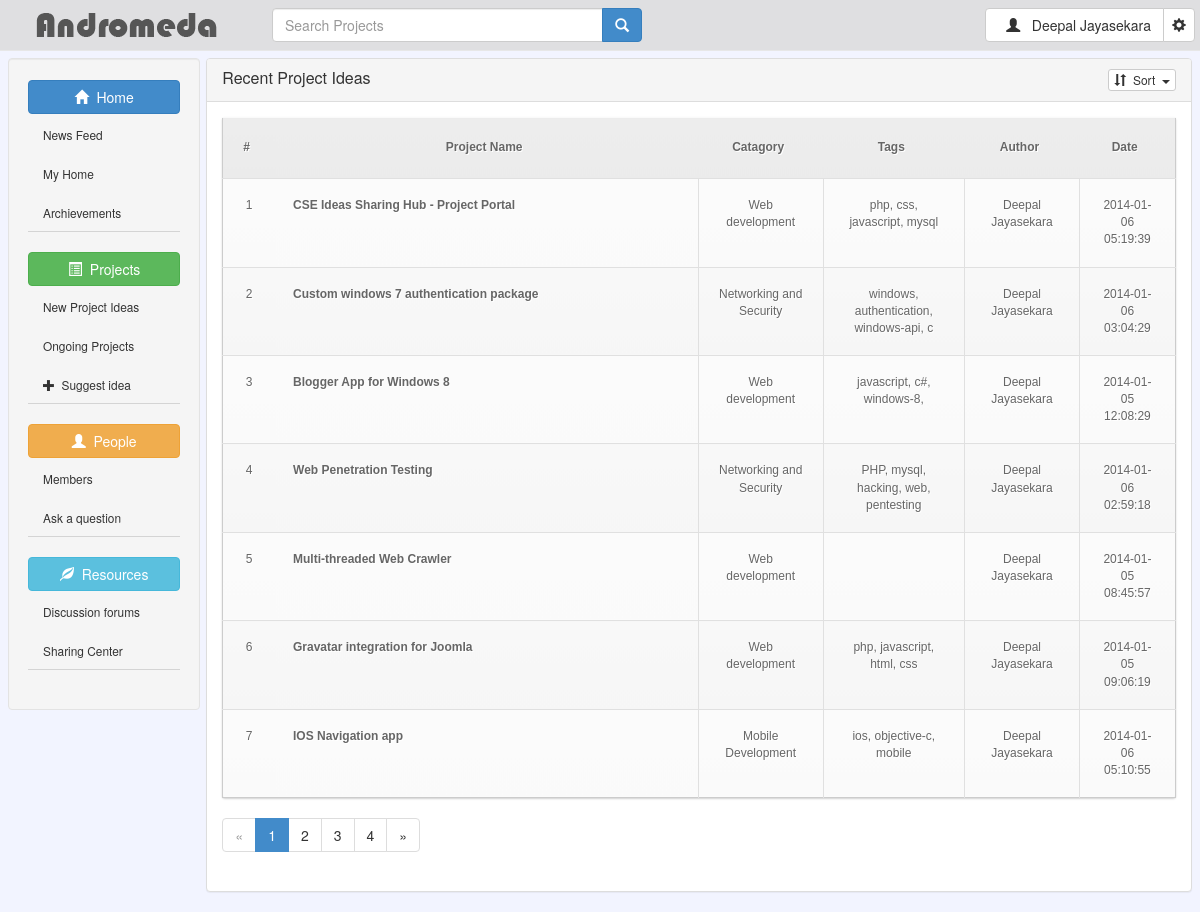
Page /home.php?sort=tr&& (signed in) on the committed database.
### tables this page shows
CREATE TABLE IF NOT EXISTS `projects` (
  `p_id` int(11) NOT NULL AUTO_INCREMENT,
  `p_name` text,
  `p_desc` text,
  `p_catagory` int(11) DEFAULT '0',
  `p_author` int(11) DEFAULT '0',
  `p_mentor` int(11) DEFAULT '0',
  `p_leader` int(11) DEFAULT '0',
  `p_post_date` timestamp NULL DEFAULT NULL,
  `p_state` int(11) DEFAULT '0',
  `p_votes` int(11) NOT NULL DEFAULT '0',
  `p_views` int(11) NOT NULL,
  PRIMARY KEY (`p_id`),
  KEY `p_author` (`p_author`),
  KEY `p_mentor` (`p_mentor`),
  KEY `p_leader` (`p_leader`),
  KEY `p_state` (`p_state`),
  KEY `p_catagory` (`p_catagory`)
);

CREATE TABLE IF NOT EXISTS `catagories` (
  `cat_id` int(11) NOT NULL AUTO_INCREMENT,
  `cat_name` varchar(30) NOT NULL,
  PRIMARY KEY (`cat_id`),
  KEY `cat_id` (`cat_id`)
);

CREATE TABLE IF NOT EXISTS `project_tags` (
  `p_id` int(11) DEFAULT NULL,
  `tag` varchar(30) DEFAULT NULL,
  KEY `p_id` (`p_id`),
  KEY `tag_id` (`tag`)
);

CREATE TABLE IF NOT EXISTS `users` (
  `user_id` int(11) NOT NULL AUTO_INCREMENT,
  `username` varchar(30) DEFAULT NULL,
  `password` varchar(50) DEFAULT NULL,
  `firstname` varchar(30) DEFAULT NULL,
  `lastname` varchar(30) DEFAULT NULL,
  `email` varchar(50) DEFAULT NULL,
  `profile_pic_path` text NOT NULL,
  `timestamp` varchar(20) NOT NULL,
  PRIMARY KEY (`user_id`)
);

### home.php (the view, shortened to what this page needs)
<!doctype html>
<html>
<head>
<link href="css/bootstrap.css" media="screen" rel="stylesheet" type="text/css">
<link href="css/homepage-styles.css" media="screen" rel="stylesheet" type="text/css">
<link href="css/toastr.css" media="screen" rel="stylesheet" type="text/css">
<link href="css/bootstrap.icon-large.css" media="screen" rel="stylesheet" type="text/css">
<link href="css/bootstrap-dialog.css" rel="stylesheet" type="text/css" media="screen">
</head>
<body onLoad="document.getElementById('search-q').focus();">
<div id="header-panel">
  <nav class="navbar navbar-default navbar-fixed-top nav-panel-custom" role="navigation">
  <a class="navbar-brand" href="home.php"><span><img src="images/logo.png"></span></a>
      <form class="navbar-form navbar-left form-inline searchform wide400px" method="get" role="form" action="home.php">
        <div class="input-group">
          <input type="text" class="form-control wide400px" id="search-q" name="search-q" placeholder="Search Projects" value="<?php echo isset($_GET['search-q'])? $_GET['search-q']: "";?>">
          <span class="input-group-btn">
            <button type="submit" class="btn btn-default btn-primary sortlist"><span class="glyphicon glyphicon-search"></span></button>
          </span>
        </div>
    </form>
    <ul class="nav navbar-nav navbar-right">
      <li class="dropdown">
        <form class="navbar-form" action="profile.php">
          <div class="btn-group">
            <button type="submit" class="btn btn-default"> &nbsp;&nbsp<span class="glyphicon glyphicon-user"></span>&nbsp;&nbsp
            <?php
                                    if(isset($_SESSION['login-type'])){
                                    	if($_SESSION['login-type']=='regular'){
											echo $_SESSION['user']['firstname']." ".$_SESSION['user']['lastname'];
										}
										else if($_SESSION['login-type']=='oauth'){
											echo $_SESSION['oauth_user']['name'];
										}
									}
									else{
									}
                                ?>
            </button>
            <button type="button" class="btn btn-default dropdown-toggle" data-toggle="dropdown"> <span class="glyphicon glyphicon-cog"></span> <span class="sr-only">Toggle Dropdown</span> </button>
          </div>
        </form>
      </li>
    </ul>
  </nav>
</div>
<div id="wrapper">
  <div class="row">
    <div id="sidebar" class="col-xs-6 col-sm-3 col-md-3 col-lg-2 sidebar-custom">
      <div class="well">
        <button type="button" class="btn btn-primary btn-block btn-dropdown" data-toggle="collapse" data-target="#home-link"><span class="glyphicon glyphicon-home"></span>&nbsp;&nbsp;Home</button>
        <div id="home-link" class="collapse in">
          <ul class="nav nav-pills nav-stacked list-group collapse-div">
            <li><a class="btn-dropdown-item" href="index.php">News Feed</a></li>
            <li><a class="btn-dropdown-item" href="myhome.php">My Home</a></li>
            <li><a class="btn-dropdown-item" href="viewarch.php">Archievements</a></li>
          </ul>
        </div>
        <button type="button" class="btn btn-success btn-block btn-dropdown" data-toggle="collapse" data-target="#projects"><span class="glyphicon glyphicon-list-alt"></span>&nbsp;&nbsp;Projects</button>
        <div id="projects" class="collapse in">
          <ul class="nav nav-pills nav-stacked list-group collapse-div">
            <li><a class="btn-dropdown-item" href="home.php">New Project Ideas</a></li>
            <li><a class="btn-dropdown-item" href="#">Ongoing Projects</a></li>
            <li><a class="btn-dropdown-item" href="#" data-toggle="modal" data-target="#projectidea"> <span class="glyphicon glyphicon-plus"></span>&nbsp;&nbsp;Suggest idea</a></li>
          </ul>
        </div>
        <button type="button" class="btn btn-warning btn-block btn-dropdown" data-toggle="collapse" data-target="#users-link"><span class="glyphicon glyphicon-user"></span>&nbsp;&nbsp;People</button>
        <div id="users-link" class="collapse in">
          <ul class="nav nav-pills nav-stacked list-group collapse-div">
            <li><a class="btn-dropdown-item" href="members.php">Members</a></li>
            <li><a class="btn-dropdown-item" href="#">Ask a question</a></li>
          </ul>
        </div>
        <button type="button" class="btn btn-info btn-block btn-dropdown custom-color" data-toggle="collapse" data-target="#resources"><span class="glyphicon glyphicon-leaf"></span>&nbsp;&nbsp;Resources</button>
        <div id="resources" class="collapse in">
          <ul class="nav nav-pills nav-stacked list-group collapse-div">
            <li><a class="btn-dropdown-item" href="#">Discussion forums</a></li>
            <li><a class="btn-dropdown-item" href="#">Sharing Center</a></li>
          </ul>
        </div>
      </div>
    </div>
    <div id="project-listing" class="col-xs-12 col-sm-9 col-md-9 col-lg-10 contents-custom">
                    <?php
						$dbcon = new DBConnection();
						$con = $dbcon->connect();
					?>
     <div id="projectlist" class="panel panel-default">
        <div class="panel-heading panel-heading-custom">
        	<div style="float:left">
            	<h2 class="panel-title panel-title-custom">Recent Project Ideas</h2>
            </div>
         	<div class="btn-group sortlist">
          <button type="button" class="btn btn-default btn-xs dropdown-toggle" data-toggle="dropdown"> <span class="glyphicon glyphicon-sort"></span>&nbsp;&nbsp;Sort&nbsp;&nbsp;<span class="caret"></span> </button>
        </div>
        </div>
		<div class="panel-body panel-body-custom">
          <table id="projects-table" class="table-responsive" cellspacing='0'>
            <thead>
              <tr>
                <th>#</th>
                <th>Project Name</th>
                <th>Catagory</th>
                <th>Tags</th>
                <th>Author</th>
                <th>Date</th>
              </tr>
            </thead>
            <tbody>
              <?php
					if(isset($_GET['search-q'])){
						$sq = strip_tags(stripslashes(trim($_GET['search-q'])));
						if(isset($_GET['sort'])){
							if ($_GET['sort']=='mr') {
								if($sq!=""){
									$query = "select p_id,p_desc,p_name,cat_name,firstname,lastname,p_post_date,p_votes,p_views from projects,catagories,users where p_catagory=cat_id and user_id=p_author and p_name like ? union select projects.p_id,p_desc,p_name,cat_name,firstname,lastname,p_post_date,p_votes,p_views from projects,project_tags,catagories,users where p_catagory=cat_id and user_id=p_author and projects.p_id=project_tags.p_id and tag = ? order by p_post_date desc";
								}
								else{
									$query = "select p_id,p_desc,p_name,cat_name,firstname,lastname,p_post_date,p_votes,p_views from projects,catagories,users where p_catagory=cat_id and user_id=p_author order by p_post_date desc";
								}
							}
							if ($_GET['sort']=='tr') {
								if($sq!=""){
									$query = "select p_id,p_desc,p_name,cat_name,firstname,lastname,p_post_date,p_votes,p_views from projects,catagories,users where p_catagory=cat_id and user_id=p_author and p_name like ? union select projects.p_id,p_desc,p_name,cat_name,firstname,lastname,p_post_date,p_votes,p_views from projects,project_tags,catagories,users where p_catagory=cat_id and user_id=p_author and projects.p_id=project_tags.p_id and tag= ? order by p_votes desc";
								}
								else{
									$query = "select p_id,p_desc,p_name,cat_name,firstname,lastname,p_post_date,p_votes,p_views from projects,catagories,users where p_catagory=cat_id and user_id=p_author order by p_votes desc";
								}
							}
							if ($_GET['sort']=='mv') {
								if($sq!=""){
									$query = "select p_id,p_desc,p_name,cat_name,firstname,lastname,p_post_date,p_votes,p_views from projects,catagories,users where p_catagory=cat_id and user_id=p_author and p_name like ? union select projects.p_id,p_desc,p_name,cat_name,firstname,lastname,p_post_date,p_votes,p_views from projects,project_tags,catagories,users where p_catagory=cat_id and user_id=p_author and projects.p_id=project_tags.p_id and tag= ? order by p_views desc";
								}
								else{
									$query = "select p_id,p_desc,p_name,cat_name,firstname,lastname,p_post_date,p_votes,p_views from projects,catagories,users where p_catagory=cat_id and user_id=p_author order by p_views desc";
								}
							}
						}
					}
					else{
						if(isset($_GET['sort'])){
							if ($_GET['sort']=='tr') {
								$query = "select p_id,p_desc,p_name,cat_name,firstname,lastname,p_post_date,p_votes,p_views from projects,catagories,users where p_catagory=cat_id and user_id=p_author order by p_votes desc";
								}
						}
						else{
							$query = "select p_id,p_desc,p_name,cat_name,firstname,lastname,p_post_date,p_votes,p_views from projects,catagories,users where p_catagory=cat_id and user_id=p_author order by p_post_date desc";
						}
					}
						if(strpos($query,'?')!=false){
							if(!$stmt=$con->prepare($query)){
								die("Error occured : ".mysqli_error());
							}
							else{
								$sq1='%'.$sq.'%';
								$stmt->bind_param('ss',$sq1,$sq) or die("EEEEEE: ".mysqli_error($con));
								$pres = $stmt->execute();
								$pres=$stmt->get_result();
							}
						}
						else{
							$pres = mysqli_query($con,$query) or die(mysqli_error($con));
						}
					$rowcount = mysqli_num_rows($pres);
					if(mysqli_num_rows($pres)!=0){
						if(isset($_GET['page'])){
							$pageno=$_GET['page'];
							$row_offset=($pageno-1)*MAX_NO_PER_PAGE;
							$max=$pageno*MAX_NO_PER_PAGE;
							$pres->data_seek(($row_offset));
							$no=$row_offset+1;
							while($row = $pres->fetch_assoc()){
								if($no % 2 == 0){
									echo "<tr class=\"even\">";
								}
								else{
									echo "<tr>";
								}
								$tagquery = "select tag from project_tags where p_id=".$row['p_id'];
								$tagres = mysqli_query($con,$tagquery) or die(mysqli_errno($con));
								echo "<td>".$no."</td>";
								echo "<td><a data-toggle='collapse' data-parent='' href='#collapse".$no."'>".$row['p_name']."<div id='collapse".$no.
								"' class='panel-collapse collapse link-custom'></a><div class='panel-body collapsed-project-description well well-lg'>".nl2br(substr($row['p_desc'],0,300)).
								" .... <br>".
								"<div class='bottom-panel'>".
								"<div class='bottom-panel-desc-left'>".
									"<span class='bottom-panel-desc-votes'><span class='votes'><span class='glyphicon glyphicon-thumbs-up'></span>&nbsp;".$row['p_votes']."</span></span>".
									"<span class='bottom-panel-desc-views'><span class='views'><span class='glyphicon glyphicon-eye-open'></span>&nbsp;".$row['p_views']."</span></span>".
								"</div>".
								"<div class='bottom-panel-desc-right'>".
									"<a href='viewproject.php"."?pid=".$row['p_id']."' class='button pill'>Read more &raquo;</a>".
								"</div></div></div></div></td>";
								echo "<td>".$row['cat_name']."</td>";
								echo "<td>";
								$tagcount = mysqli_num_rows($tagres);
								if($tagcount!=0){
									$tagno=1;
									while($tgrow=$tagres->fetch_assoc()){
										echo "<a href='".$_SERVER['PHP_SELF']."?search-q=".$tgrow['tag']."'>".$tgrow['tag']."</a>";
										if($tagno!=$tagcount){
											echo ", ";
										}
										$tagno=$tagno+1;
									}
								}
								echo "</td>";
								echo "<td>".$row['firstname']." ".$row['lastname']."</td>";
								echo "<td>".$row['p_post_date'];
								echo "</tr>";
								$no=$no+1;
								if($no > $max){
									break;
								}
							}
						}
					}
					else{
						echo "<script>showAlert();</script>";
						$_SESSION['results']='none';
					}
				?>
          <div id="pagelist">
            <div>
              <?php
						if($rowcount>MAX_NO_PER_PAGE){
							$pagescount = intval(ceil(($rowcount/MAX_NO_PER_PAGE)));
							echo "<ul class=\"pagination\">";
							if(!isset($_GET['sort'])){
								if(isset($_GET['search-q'])){
									if($_GET['page']<=1){
										echo "<li class=\"disabled\"><a href=\"#\">&raquo;</a></li>";
									}
									else{
										echo "<li><a href=\"".$_SERVER['PHP_SELF']."?search-q=".$_GET['search-q']."&&page=".($_GET['page']-1)."\">&laquo;</a></li>";
									}
									for($x=0;$x<$pagescount;$x++){
										echo "<li ";
										if(($x+1)==$_GET['page']){
											echo " class=\"active\"";
										}
										echo "><a href=\"".$_SERVER['PHP_SELF']."?search-q=".$_GET['search-q']."&&page=".($x+1)."\">".($x+1)."</a></li>";
									}
									if($_GET['page']>=$pagescount){
										echo "<li class=\"disabled\"><a href=\"#\">&raquo;</a></li>";
									}
									else{
										echo "<li><a href=\"".$_SERVER['PHP_SELF']."?search-q=".$_GET['search-q']."&&page=".($_GET['page']+1)."\">&raquo;</a></li>";
									}
								}
								else{
									if($_GET['page']<=1){
										echo "<li class=\"disabled\"><a href=\"#\">&laquo;</a></li>";
									}
									else{
										echo "<li><a href=\"".$_SERVER['PHP_SELF']."?page=".($_GET['page']-1)."\">&laquo;</a></li>";
									}
									for($x=0;$x<$pagescount;$x++){
										echo "<li ";
										if(($x+1)==$_GET['page']){
											echo " class=\"active\"";
										}
										echo "><a href=\"".$_SERVER['PHP_SELF']."?page=".($x+1)."\">".($x+1)."</a></li>";
									}
									if($_GET['page']>=$pagescount){
										echo "<li class=\"disabled\"><a href=\"#\">&raquo;</a></li>";
									}
									else{
										echo "<li><a href=\"".$_SERVER['PHP_SELF']."?page=".($_GET['page']+1)."\">&raquo;</a></li>";
									}
								}
							}
							else{
								if(isset($_GET['search-q'])){
									if($_GET['page']<=1){
										echo "<li class=\"disabled\"><a href=\"#\">&raquo;</a></li>";
									}
									else{
										echo "<li><a href=\"".$_SERVER['PHP_SELF']."?search-q=".$_GET['search-q']."&&sort=".$_GET['sort']."&&page=".($_GET['page']-1)."\">&laquo;</a></li>";
									}
									for($x=0;$x<$pagescount;$x++){
										echo "<li ";
										if(($x+1)==$_GET['page']){
											echo " class=\"active\"";
										}
										echo "><a href=\"".$_SERVER['PHP_SELF']."?search-q=".$_GET['search-q']."&&sort=".$_GET['sort']."&&page=".($x+1)."\">".($x+1)."</a></li>";
									}
									if($_GET['page']>=$pagescount){
										echo "<li class=\"disabled\"><a href=\"#\">&raquo;</a></li>";
									}
									else{
										echo "<li><a href=\"".$_SERVER['PHP_SELF']."?search-q=".$_GET['search-q']."&&sort=".$_GET['sort']."&&page=".($_GET['page']+1)."\">&raquo;</a></li>";
									}
								}
								else{
									if($_GET['page']<=1){
										echo "<li class=\"disabled\"><a href=\"#\">&laquo;</a></li>";
									}
									else{
										echo "<li><a href=\"".$_SERVER['PHP_SELF']."?sort=".$_GET['sort']."&&page=".($_GET['page']-1)."\">&laquo;</a></li>";
									}
									for($x=0;$x<$pagescount;$x++){
										echo "<li ";
										if(($x+1)==$_GET['page']){
											echo " class=\"active\"";
										}
										echo "><a href=\"".$_SERVER['PHP_SELF']."?sort=".$_GET['sort']."&&page=".($x+1)."\">".($x+1)."</a></li>";
									}
									if($_GET['page']>=$pagescount){
										echo "<li class=\"disabled\"><a href=\"#\">&raquo;</a></li>";
									}
									else{
										echo "<li><a href=\"".$_SERVER['PHP_SELF']."?sort=".$_GET['sort']."&&page=".($_GET['page']+1)."\">&raquo;</a></li>";
									}
								}
							}
							echo "</ul>";
						}
					?>
        </div>
      </div>
</body>
</html>

### rows in the picture
projects: p_name "CSE Ideas Sharing Hub - Project Portal", p_catagory.cat_name "Web development", p_author.firstname "Deepal", p_author.lastname "Jayasekara", p_post_date "2014-01-06 05:19:39"
project_tags: tag "php"
project_tags: tag "css"
project_tags: tag "javascript"
project_tags: tag "mysql"
projects: p_name "Custom windows 7 authentication package", p_catagory.cat_name "Networking and Security", p_author.firstname "Deepal", p_author.lastname "Jayasekara", p_post_date "2014-01-06 03:04:29"
project_tags: tag "windows"
project_tags: tag "authentication"
project_tags: tag "windows-api"
project_tags: tag "c"
projects: p_name "Blogger App for Windows 8", p_catagory.cat_name "Web development", p_author.firstname "Deepal", p_author.lastname "Jayasekara", p_post_date "2014-01-05 12:08:29"
project_tags: tag "javascript"
project_tags: tag "c#"
project_tags: tag "windows-8"
projects: p_name "Web Penetration Testing", p_catagory.cat_name "Networking and Security", p_author.firstname "Deepal", p_author.lastname "Jayasekara", p_post_date "2014-01-06 02:59:18"
project_tags: tag "PHP"
project_tags: tag "mysql"
project_tags: tag "hacking"
project_tags: tag "web"
project_tags: tag "pentesting"
projects: p_name "Multi-threaded Web Crawler", p_catagory.cat_name "Web development", p_author.firstname "Deepal", p_author.lastname "Jayasekara", p_post_date "2014-01-05 08:45:57"
projects: p_name "Gravatar integration for Joomla", p_catagory.cat_name "Web development", p_author.firstname "Deepal", p_author.lastname "Jayasekara", p_post_date "2014-01-05 09:06:19"
project_tags: tag "php"
project_tags: tag "javascript"
project_tags: tag "html"
project_tags: tag "css"
projects: p_name "IOS Navigation app", p_catagory.cat_name "Mobile Development", p_author.firstname "Deepal", p_author.lastname "Jayasekara", p_post_date "2014-01-06 05:10:55"
project_tags: tag "ios"
project_tags: tag "objective-c"
project_tags: tag "mobile"

### other values in the picture
$_SESSION['user']['firstname'] "Deepal"
$_SESSION['user']['lastname'] "Jayasekara"
